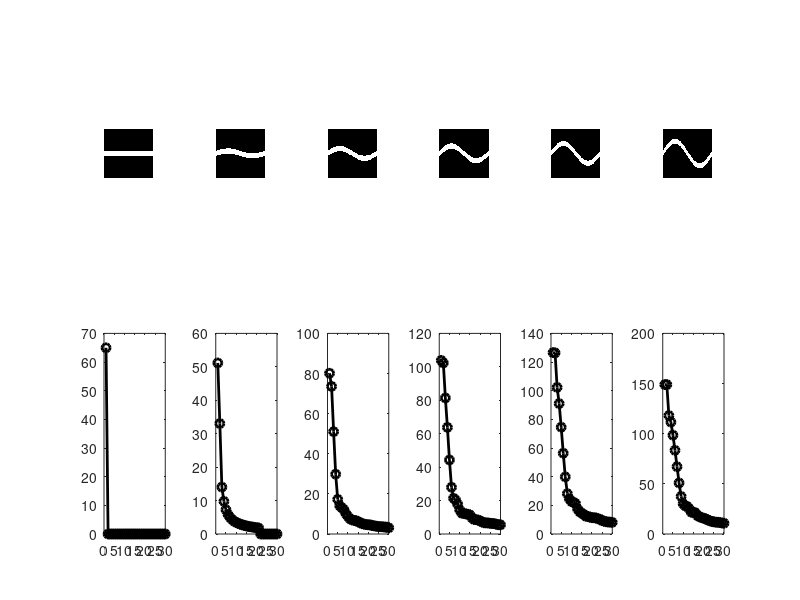

Reproduce this figure in MATLAB. (Note: this script raises an error after producing the figure.)
clear, clc, close all

M = zeros(201);
M0 = M;
M0(90:110,:) = 1;

figure('Name','Shifted Matrices')
subplot(2,6,1)
hold on
axis off
axis square
imagesc(M0),colormap(gray)

[U,S,V] = svd(M0,'econ');

svalues = diag(S);
subplot(2,6,7)
plot(svalues(1:30),'k-o','LineWidth',2)
    
x = 1:201;
for i = 1:5
    f = round(i*10*sin(2*pi/201*x));
    Mi = M;
    for ii = 1:201
        Mi(90+f(ii):110+f(ii),ii) = i;
    end
    [U,S,V] = svd(Mi,'econ');
    
    subplot(2,6,i+1)
    hold on
    axis off
    axis square
    imagesc(Mi)
    
    svalues = diag(S);
    
    subplot(2,6,i+7)
    plot(svalues(1:30),'k-o','LineWidth',2)
end

alimp = imread('Aligned_Picture.jpg');
unalimp = imread('Unaligned_Picture.jpg');

al = rgb2gray(alimp);
unal = rgb2gray(unalimp);

al = al(1:626,1:500);
unal = unal(200:826,150:650);

figure('Name','Alignment practical')
subplot(2,2,1)
imshow(al)

subplot(2,2,2)
imshow(unal)

al = double(al);
unal = double(unal);

[Ua,Sa,Va] = svd(al,'econ');
[Uu,Su,Vu] = svd(unal,'econ');

svalues_aligned = diag(Sa);
svalues_unaligned = diag(Su);

subplot(2,2,3)
semilogy(svalues_aligned(1:200),'k-o')
hold off

subplot(2,2,4)
semilogy(svalues_unaligned(1:200),'k-o')
hold off



